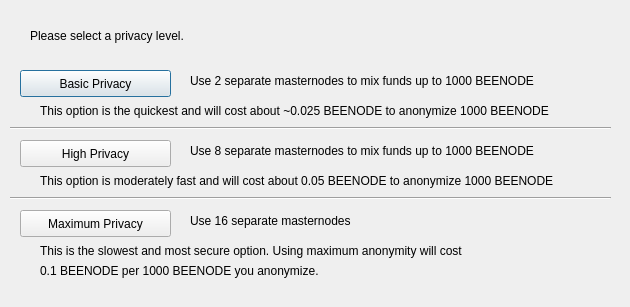
<?xml version="1.0" encoding="UTF-8"?>
<ui version="4.0">
 <class>SpysendConfig</class>
 <widget class="QDialog" name="SpysendConfig">
  <property name="geometry">
   <rect>
    <x>0</x>
    <y>0</y>
    <width>630</width>
    <height>307</height>
   </rect>
  </property>
  <property name="windowTitle">
   <string>Configure PrivateSend</string>
  </property>
  <widget class="QPushButton" name="buttonBasic">
   <property name="geometry">
    <rect>
     <x>20</x>
     <y>70</y>
     <width>151</width>
     <height>27</height>
    </rect>
   </property>
   <property name="text">
    <string>Basic Privacy</string>
   </property>
  </widget>
  <widget class="QPushButton" name="buttonHigh">
   <property name="geometry">
    <rect>
     <x>20</x>
     <y>140</y>
     <width>151</width>
     <height>27</height>
    </rect>
   </property>
   <property name="text">
    <string>High Privacy</string>
   </property>
  </widget>
  <widget class="QPushButton" name="buttonMax">
   <property name="geometry">
    <rect>
     <x>20</x>
     <y>210</y>
     <width>151</width>
     <height>27</height>
    </rect>
   </property>
   <property name="text">
    <string>Maximum Privacy</string>
   </property>
  </widget>
  <widget class="QLabel" name="label">
   <property name="geometry">
    <rect>
     <x>30</x>
     <y>20</y>
     <width>571</width>
     <height>31</height>
    </rect>
   </property>
   <property name="text">
    <string>Please select a privacy level.</string>
   </property>
  </widget>
  <widget class="QLabel" name="label_2">
   <property name="geometry">
    <rect>
     <x>190</x>
     <y>70</y>
     <width>421</width>
     <height>21</height>
    </rect>
   </property>
   <property name="text">
    <string>Use 2 separate masternodes to mix funds up to 1000 BEENODE</string>
   </property>
  </widget>
  <widget class="QLabel" name="label_3">
   <property name="geometry">
    <rect>
     <x>190</x>
     <y>140</y>
     <width>411</width>
     <height>21</height>
    </rect>
   </property>
   <property name="text">
    <string>Use 8 separate masternodes to mix funds up to 1000 BEENODE</string>
   </property>
  </widget>
  <widget class="QLabel" name="label_4">
   <property name="geometry">
    <rect>
     <x>190</x>
     <y>210</y>
     <width>421</width>
     <height>21</height>
    </rect>
   </property>
   <property name="text">
    <string>Use 16 separate masternodes</string>
   </property>
  </widget>
  <widget class="QLabel" name="label_6">
   <property name="geometry">
    <rect>
     <x>40</x>
     <y>100</y>
     <width>561</width>
     <height>21</height>
    </rect>
   </property>
   <property name="text">
    <string>This option is the quickest and will cost about ~0.025 BEENODE to anonymize 1000 BEENODE</string>
   </property>
  </widget>
  <widget class="QLabel" name="label_7">
   <property name="geometry">
    <rect>
     <x>40</x>
     <y>170</y>
     <width>561</width>
     <height>21</height>
    </rect>
   </property>
   <property name="text">
    <string>This option is moderately fast and will cost about 0.05 BEENODE to anonymize 1000 BEENODE</string>
   </property>
  </widget>
  <widget class="QLabel" name="label_8">
   <property name="geometry">
    <rect>
     <x>40</x>
     <y>240</y>
     <width>561</width>
     <height>21</height>
    </rect>
   </property>
   <property name="text">
    <string>This is the slowest and most secure option. Using maximum anonymity will cost</string>
   </property>
  </widget>
  <widget class="QLabel" name="label_9">
   <property name="geometry">
    <rect>
     <x>40</x>
     <y>260</y>
     <width>561</width>
     <height>21</height>
    </rect>
   </property>
   <property name="text">
    <string>0.1 BEENODE per 1000 BEENODE you anonymize.</string>
   </property>
  </widget>
  <widget class="Line" name="line">
   <property name="geometry">
    <rect>
     <x>10</x>
     <y>120</y>
     <width>601</width>
     <height>16</height>
    </rect>
   </property>
   <property name="orientation">
    <enum>Qt::Horizontal</enum>
   </property>
  </widget>
  <widget class="Line" name="line_2">
   <property name="geometry">
    <rect>
     <x>10</x>
     <y>190</y>
     <width>601</width>
     <height>16</height>
    </rect>
   </property>
   <property name="orientation">
    <enum>Qt::Horizontal</enum>
   </property>
  </widget>
 </widget>
 <resources/>
 <connections/>
</ui>
